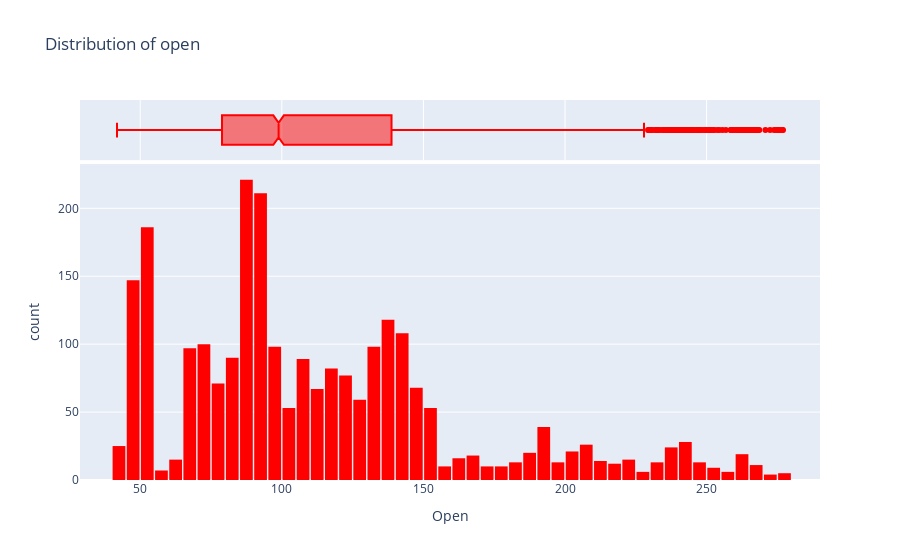

The cell this chart's notebook holds for it:
### Code cell
fig = px.histogram(jpm, 
                   x='Open', 
                   marginal='box', 
                   color_discrete_sequence=['red'], 
                   title='Distribution of open')
fig.update_layout(bargap=0.1)
fig.show()

### Figure 1 — Plotly figure (JSON) as saved in the notebook; plotly's stock layout.template omitted (floating-point values rounded to 4 significant figures; data arrays with more than 128 entries replaced by an {"elided": "..."} marker saying what was removed)
{"data": [{"bingroup": "x", "hovertemplate": "Open=%{x}<br>count=%{y}<extra></extra>", "legendgroup": "", "marker": {"color": "red", "pattern": {"shape": ""}}, "name": "", "orientation": "v", "showlegend": false, "type": "histogram", "x": {"elided": "2515 float values"}, "xaxis": "x", "yaxis": "y"}, {"hovertemplate": "Open=%{x}<extra></extra>", "legendgroup": "", "marker": {"color": "red"}, "name": "", "notched": true, "showlegend": false, "type": "box", "x": {"elided": "2515 float values"}, "xaxis": "x2", "yaxis": "y2"}], "layout": {"bargap": 0.1, "barmode": "relative", "legend": {"tracegroupgap": 0}, "title": {"text": "Distribution of open"}, "xaxis": {"anchor": "y", "domain": [0, 1], "title": {"text": "Open"}}, "xaxis2": {"anchor": "y2", "domain": [0, 1], "matches": "x", "showgrid": true, "showticklabels": false}, "yaxis": {"anchor": "x", "domain": [0, 0.8316], "title": {"text": "count"}}, "yaxis2": {"anchor": "x2", "domain": [0.8416, 1], "matches": "y2", "showgrid": false, "showline": false, "showticklabels": false, "ticks": ""}}}
